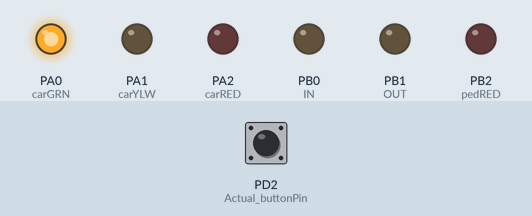
This program was run on a simulated ATmega32, built with avr-gcc and emulated at 8 MHz. Shown: output pins drawn as LEDs (lit = HIGH). Inputs (shaded band) come from the test bench; at power-on: PD2 (Actual_buttonPin) LOW.

Above: at 1.2 s.
1.3 s: PD2 (Actual_buttonPin) pulled HIGH for 0.15 s
At 1.9 s:
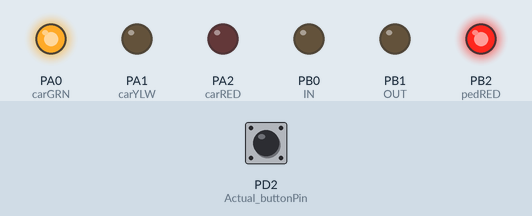
At 11.1 s:
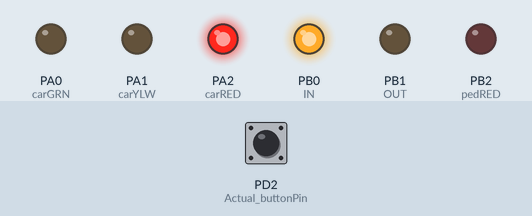
Timing chart, 0 to 27.3 s (numbered marks = the images above; inputs shaded):
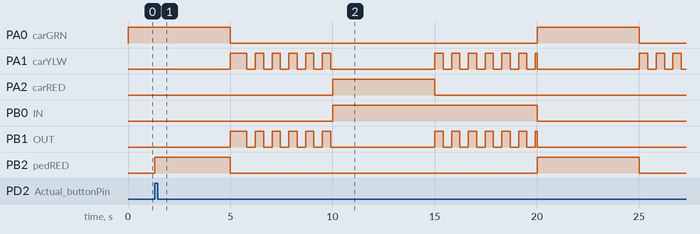

The program:

main.c
```c
/*
 * On-demand Traffic light control.c
 *
 * Created: 1/19/2023 5:00:18 AM
 * Author : Karim Nasr
 */

#include "Application/application.h"	//Include application.h (which is the highest abstraction layer)

#define F_CPU 8000000UL  // Set CPU clock frequency to 8 Mhz

void DIO_driver_test_module(void);

int main(void)
{
	//Define pointers to the functions interfaces and initialize them with the addresses of the higher-layer functions implementations.
	fn_Interface.led_toggle = LED_toggle;
	fn_Interface2.led_off = LED_off;
	fn_Interface3.led_on = LED_on;
	fn_Interface4.pedMode_callback = pedMode;

	//Initialize the LEDs.
	LED_init(carLeds, carGRN);
	LED_init(carLeds, carYLW);
	LED_init(carLeds, carRED);
	LED_init(pedLeds, pedGRN);
	LED_init(pedLeds, pedYLW);
	LED_init(pedLeds, pedRED);

	//Initialize the push button.
	BUTTON_init(Actual_buttonPort, Actual_buttonPin);

	//Initialize external interrupt 0 with a rising edge trigger.
	INT0_externalInterrupt_init_risingEdge();

    while (1)	//Main loop
    {
		start_application();	//start the application
		//DIO_driver_test_module();
	}
}

void DIO_driver_test_module(void)
{
	/************************************************************************/
	/* This DIO test module includes all the test functions for the corresponding DIO driver functions
	   This function takes no input, turns on a Blue LED on Port B Pin 7, if all the function tests are passed successfully and turns it off, if there is an error.*/
	/************************************************************************/
	volatile static uint8_t feedbackLEDstate = 1;
	volatile  uint8_t numberOfPassedTests = 0;

	// Test functions definitions
	void DIO_init_test_function(void)
	{
		/************************************************************************/
		/* This function tests the DIO_init function.
		   This function takes no input, increments the number of passed tests by one if the function test is passed.
		   What it does is that it initializes an arbitrary pin in a port as output first, then initializes it as input, then
		   it initialized it as output again. It tests if the previous initializations were done successfully or not.
		   It also tests if the direction value inputted is invalid.                          */
		/************************************************************************/
		uint8_t portNumber = PORT_B;
		uint8_t pinNumber = 6;
		uint8_t direction = OUT;

		// Test output pin initialization
		uint8_t result = DIO_init(portNumber, pinNumber, direction);
		if (result != 1 || !(DDRB & (1 << pinNumber)))
		{
			// Failed to initialize output pin
			feedbackLEDstate = 0;
		}

		// Test input pin initialization
		direction = IN;
		result = DIO_init(portNumber, pinNumber, direction);
		if (result != 1 || (DDRB & (1 << pinNumber)))
		{
			// Failed to initialize input pin
			feedbackLEDstate = 0;
		}

		// Test output pin initialization again
		direction = OUT;
		result = DIO_init(portNumber, pinNumber, direction);
		if (result != 1 || !(DDRB & (1 << pinNumber)))
		{
			// Failed to initialize output pin
			feedbackLEDstate = 0;
		}

		// Test invalid direction argument
		direction = 2; // Invalid value
		result = DIO_init(portNumber, pinNumber, direction);
		if (result != 0) {
			// Failed to return error for invalid direction argument
			feedbackLEDstate = 0;
		}

		//Increment the number of passed tests by one this function tests are passed
		if (feedbackLEDstate){numberOfPassedTests++;}
	}
	void DIO_write_test_function(void)
	{
		/************************************************************************/
		/* This function tests the DIO_write function.
		   This function takes no input, increments the number of passed tests by one if the function test is passed.
		   What it does is that it initializes an arbitrary pin in a port as output first, then writes 1 on it, then
		   writes 0 on it, then writes 1 on it again. It tests if the previous write operations were done successfully or not.
		   It also tests if the value argument inputted is invalid.                          */
		/************************************************************************/
		uint8_t portNumber = PORT_B;
		uint8_t pinNumber = 6;
		uint8_t value = HIGH;

		//Initialize the specified pin as output
		DIO_init(portNumber, pinNumber, OUT);

		// Test writing 1 on output pin
		uint8_t result = DIO_write(portNumber, pinNumber, HIGH);
		if (result != 1 || !(PORTB & (1 << pinNumber)))
		{
			// Failed to write 1 on output pin
			feedbackLEDstate = 0;
		}

		// Test writing 0 on output pin
		value = LOW;
		result = DIO_write(portNumber, pinNumber, value);
		if (result != 1 || (PORTB & (1 << pinNumber)))
		{
			// Failed to write 0 on output pin
			feedbackLEDstate = 0;
		}

		// Test writing 1 on output pin again
		value = HIGH;
		result = DIO_write(portNumber, pinNumber, value);
		if (result != 1 || !(PORTB & (1 << pinNumber)))
		{
			// Failed to write 1 on output pin
			feedbackLEDstate = 0;
		}

		// Test invalid value argument
		value = 2; // Invalid value
		result = DIO_write(portNumber, pinNumber, value);
		if (result != 0) {
			// Failed to return error for invalid value argument
			feedbackLEDstate = 0;
		}

		//Increment the number of passed tests by one this function tests are passed
		if (feedbackLEDstate){numberOfPassedTests++;}
	}
	void DIO_toggle_test_function(void)
	{
		/************************************************************************/
		/* This function tests the DIO_toggle function.
		   This function takes no input, increments the number of passed tests by one if the function test is passed.
		   What it does is that it initializes an arbitrary pin in a port as output first, then writes 0 on it, then
		   toggles it from 0 to 1, then from 1 to 0, then from 0 to 1 again. It tests if the previous toggling operations were done successfully or not.
		   It also tests if the portNumber argument value inputted is invalid.                          */
		/************************************************************************/
		uint8_t portNumber = PORT_B;
		uint8_t pinNumber = 6;

		//Initialize the specified pin as output
		DIO_init(portNumber, pinNumber, OUT);

		//Write 0 on the specified output pin
		DIO_write(portNumber, pinNumber, LOW);

		// Test toggling the pin form LOW to HIGH
		uint8_t result = DIO_toggle(portNumber, pinNumber);
		if (result != 1 || !(PORTB & (1 << pinNumber)))
		{
			// Failed to toggle output pin to be have value 1 written on it
			feedbackLEDstate = 0;
		}

		// Test toggling the pin form HIGH to LOW
		result = DIO_toggle(portNumber, pinNumber);
		if (result != 1 || (PORTB & (1 << pinNumber)))
		{
			// Failed to toggle output pin to be have value 0 written on it
			feedbackLEDstate = 0;
		}

		// Test toggling the pin form LOW to HIGH again
		result = DIO_toggle(portNumber, pinNumber);
		if (result != 1 || !(PORTB & (1 << pinNumber)))
		{
			// Failed to toggle output pin to be have value 1 written on it
			feedbackLEDstate = 0;
		}

		// Test invalid portNumber argument
		result = DIO_toggle(5, pinNumber);
		if (result != 0)
		{
			// Failed to return error for invalid portNumber argument
			feedbackLEDstate = 0;
		}

		//Increment the number of passed tests by one this function tests are passed
		if (feedbackLEDstate){numberOfPassedTests++;}
	}
	void DIO_read_test_function(void)
	{
		/************************************************************************/
		/* This function tests the DIO_read function.
		   This function takes no input, increments the number of passed tests by one if the function test is passed.
		   What it does is that it initializes an arbitrary pin in a port as output first, then writes 1 on it, then
		   reads the value on the input pin and checks if it is actually 1, then it it initializes another arbitrary pin in a port as output first, then writes 0 on it, then
		   reads the value on the other input pin and checks if it is actually 0. It tests if the previous readings were correct or not.
		   It also tests if the portNumber argument value inputted is invalid.                          */
		/************************************************************************/
		uint8_t portNumber = PORT_B;
		uint8_t pinNumber1 = 5;
		uint8_t value1;
		uint8_t pinNumber2 = 6;
		uint8_t value2;

		// Test reading from the specified pin when it is high
		DIO_init(portNumber, pinNumber1, OUT);	//Initialize the specified pin as input
		DIO_write(portNumber, pinNumber1, HIGH);	//Write 1 on the specified input pin
		DIO_init(portNumber, pinNumber1, IN);	//Initialize the specified pin as input
		uint8_t result1 = DIO_read(portNumber, pinNumber1, &value1);
		if (result1 != 1 || value1 != 1)
		{
			// Test failed: expected value is 1, but got a zero value
			feedbackLEDstate = 0;
		}

		// Test reading from the specified pin when it is low
		DIO_init(portNumber, pinNumber2, OUT);	//Initialize the specified pin as input
		DIO_write(portNumber, pinNumber2, HIGH);	//Write 0 on the specified input pin
		DIO_init(portNumber, pinNumber2, IN);	//Initialize the specified pin as input
		uint8_t result2 = DIO_read(portNumber, pinNumber2, &value2);
		if (result2 != 1 || value2 != 1)
		{
			// Test failed: expected value is 1, but got a zero value
			feedbackLEDstate = 0;
		}

		// Test invalid portNumber argument
		result1 = DIO_read(5, pinNumber1, &value1);
		if (result1 != 0)
		{
			// Failed to return error for invalid portNumber argument
			feedbackLEDstate = 0;
		}

		//Increment the number of passed tests by one this function tests are passed
		if (feedbackLEDstate){numberOfPassedTests++;}
	}

	DIO_init_test_function();	// Run the first function test
	if (numberOfPassedTests == 1){DIO_write_test_function();}	// if the previous test is passed, run the next test
	if (numberOfPassedTests == 2){DIO_toggle_test_function();}		// if the previous test is passed, run the next test
	if (numberOfPassedTests == 3){DIO_read_test_function();}	// if the previous test is passed, run the next test

	// Turn on or off the feedback blue LED depending on if all the function tests are passed or not
	LED_init(PORT_B, 7);
	if (numberOfPassedTests == 4){LED_on(PORT_B, 7);}else{LED_off(PORT_B, 7);}
}
```

application.c
```c
/*
 * Application.c
 *
 * Created: 1/29/2023 5:00:12 PM
 *  Author: Karim Nasr
 */

// include.h (lower layers)
#include "application.h"

// driver global variables

// function definitions
uint8_t normalMode(void)
{
	static uint8_t firstTimeFlag = 1;	//Raise a flag when the normal mode is started for the very first time in the application.
	if (firstTimeFlag)
	{
		timer0_init_normalMode(4, 166);	//Initialize and start timer0 in normal mode using 256 prescaler and an initial value of 166
		fn_Interface3.led_on(carLeds, carGRN); //Turn on Car Green Led
		firstTimeFlag = 0;	//Lower flag
	}
	return 1;	//Error state = No error / Function OK
}

uint8_t pedMode(void)
{
	pedMode_active = 1;		//Raise a flag when pedestrian mode is active
	//Lower flags (used during pedestrian mode is active)
	pressedAtState0 = 0;
	pressedAtState1 = 0;
	pressedAtState2 = 0;
	endOfStates = 0;
	switch(state)
	{
		case 0:
			fn_Interface3.led_on(pedLeds, pedRED); //Turn on Ped Red Led
			pressedAtState0 = 1;	//Raise a flag when the crosswalk button is pressed while the normal mode is in state 0
			break;
		case 1:
			fn_Interface3.led_on(pedLeds, pedYLW); //Turn on Ped Yellow Led
			pressedAtState1 = 1;	//Raise a flag when the crosswalk button is pressed while the normal mode is in state 1
			break;
		case 2:
			fn_Interface3.led_on(pedLeds, pedGRN); //Turn on Ped Green Led
			pressedAtState2 = 1;	//Raise a flag when the crosswalk button is pressed while the normal mode is in state 2
			resetOverFlowOrder = 1;	//Raise a flag to order the timer to reset and start over
			break;
		case 3:
			state = 1;	//trigger state 1
			fn_Interface3.led_on(pedLeds, pedYLW); //Turn on Ped Yellow Led
			pressedAtState1 = 1;	//Raise a flag when the crosswalk button is pressed while the normal mode is in state 1
			break;
	}
	return 1;	//Error state = No error / Function OK
}

void start_application(void)
{
	while (1)
	{
		normalMode();	//Loop the normal mode
	}
}
```

application.h
```c
/*
 * Application.h
 *
 * Created: 1/29/2023 5:00:05 PM
 *  Author: Karim Nasr
 */

#ifndef APPLICATION_H_
#define APPLICATION_H_

#include "../ECUAL/LED/led.h"
#include "../ECUAL/Button/button.h"

// all internal driver typedefs
// all driver macros

// all driver function prototypes
uint8_t normalMode(void);
uint8_t pedMode(void);
void start_application(void);

#endif /* APPLICATION_H_ */
```

myTypedefs.h
```c
#ifndef myTypedefs
#define myTypedefs

//Type Defs
typedef unsigned char uint8_t;
typedef signed char int8_t;
typedef unsigned short uint16_t;
typedef signed short int16_t;
typedef unsigned int uint32_t;
typedef signed int int32_t;
typedef unsigned long long uint64_t;
typedef signed long long int64_t;

#endif // !myTypedefs
```

utilities.h
```c
/*
 * utilities.h
 *
 * Created: 1/19/2023 1:03:22 PM
 *  Author: Karim Nasr
 */

#ifndef UTILITIES_H_
#define UTILITIES_H_

//Macros for setting, clearing and toggling bit/s
#define SET_BIT(reg, bit) (reg |= (1 << bit))	 //example: SET_BIT(x, 5);
#define SET_BITS(reg, bits) (reg |= (bits))		 //example: SET_BITS(x, (1 << 2) | (1 << 5));
#define CLEAR_BIT(reg, bit) (reg &= ~(1 << bit)) //example: CLEAR_BIT(x, 5);
#define CLEAR_BITS(reg, bits) (reg &= ~(bits))	 //example: CLEAR_BITS(x, (1 << 2) | (1 << 5));
#define TOGGLE_BIT(reg, bit) (reg ^= (1 << bit)) //example: TOGGLE_BIT(x, 5);

#endif /* UTILITIES_H_ */
```

button.c
```c
/*
 * buttonm.c
 *
 * Created: 1/19/2023 3:10:49 PM
 *  Author: Karim Nasr
 */

// include.h (lower layers)
#include "button.h"

// driver global variables

// function definitions
uint8_t BUTTON_init(uint8_t buttonPort, uint8_t buttonPin) //Set the Button as an Input device
{
	DIO_init(buttonPort, buttonPin, IN); // Button pin set to Input
	return 1;	//Function OK
}
uint8_t BUTTON_read(uint8_t buttonPort, uint8_t buttonPin, uint8_t *value)	//Check the button status (pressed or not) //Read the value on the button pin (1 or 0).
{
	DIO_read(buttonPort, buttonPin, value); // Read button pin input
	return 1;	//Function OK
}
```

button.h
```c
/*
 * button.h
 *
 * Created: 1/19/2023 3:10:40 PM
 *  Author: Karim Nasr
 */

#include "../../MCAL/DIO/dio.h"
#include "../../MCAL/Interrupts/interrupts.h"

#ifndef BUTTON_H_
#define BUTTON_H_

// all internal driver typedefs
// all driver macros

// all driver function prototypes
uint8_t BUTTON_init(uint8_t buttonPort, uint8_t buttonPin);
uint8_t BUTTON_read(uint8_t buttonPort, uint8_t buttonPin, uint8_t *value);

#endif /* BUTTON_H_ */
```

led.c
```c
/*
 * led.c
 *
 * Created: 1/19/2023 2:29:07 PM
 *  Author: Karim Nasr
 */

// include.h (lower layers)
#include "led.h"

// driver global variables

// function definitions
uint8_t LED_init(uint8_t ledPort, uint8_t ledPin) //Initialize LED as an Output device
{
	DIO_init(ledPort, ledPin, OUT); // LED pin set to Output
	return 1;	//Function OK
}
uint8_t LED_on(uint8_t ledPort, uint8_t ledPin) //Turn LED ON
{
	DIO_write(ledPort, ledPin, HIGH); // Write 1 on led pin
	return 1;	//Function OK
}
uint8_t LED_off(uint8_t ledPort, uint8_t ledPin) //Turn LED OFF
{
	DIO_write(ledPort, ledPin, LOW); // Write 0 on led pin
	return 1;	//Function OK
}
uint8_t LED_toggle(uint8_t ledPort, uint8_t ledPin)	//Toggle LED
{
	DIO_toggle(ledPort, ledPin); // Toggle led
	return 1;	//Function OK
}
```

led.h
```c
/*
 * led.h
 *
 * Created: 1/19/2023 2:28:59 PM
 *  Author: Karim Nasr
 */

#include "../../MCAL/DIO/dio.h"
#include "../../MCAL/Timer/timer.h"

#ifndef LED_H_
#define LED_H_

// all internal driver typedefs
// all driver macros

// all driver function prototypes
uint8_t LED_init(uint8_t ledPort, uint8_t ledPin);
uint8_t LED_on(uint8_t ledPort, uint8_t ledPin);
uint8_t LED_off(uint8_t ledPort, uint8_t ledPin);
uint8_t LED_toggle(uint8_t ledPort, uint8_t ledPin);

#endif /* LED_H_ */
```

dio.h
```c
/*
 * dio.h
 *
 * Created: 1/19/2023 12:31:40 PM
 *  Author: Karim Nasr
 */


#ifndef DIO_H_
#define DIO_H_

#include "../../Utilities/registers.h"

// all internal driver typedefs
// all driver macros

//Port Defines
#define PORT_A 'A'
#define PORT_B 'B'
#define PORT_C 'C'
#define PORT_D 'D'

//Direction Defines
#define IN 0
#define OUT 1

//Value Defines
#define LOW 0
#define HIGH 1

// all driver function prototypes
uint8_t DIO_init  (uint8_t portNumber, uint8_t pinNumber, uint8_t direction); // Initialize DIO direction
uint8_t DIO_write (uint8_t portNumber, uint8_t pinNumber, uint8_t value); // Write data to DIO
uint8_t DIO_toggle(uint8_t portNumber, uint8_t pinNumber); // Toggle DIO
uint8_t DIO_read  (uint8_t portNumber, uint8_t pinNumber, uint8_t *value); // Read DIO

#endif /* DIO_H_ */
```

interrupts.h
```c
/*
 * interrupts.h
 *
 * Created: 1/23/2023 1:03:04 PM
 *  Author: Karim Nasr
 */

#ifndef INTERRUPTS_H_
#define INTERRUPTS_H_

#include "../../Utilities/registers.h"

// all internal driver typedefs
//Type definitions of structs which contain pointer to functions in a higher abstraction layer (function containers)
typedef struct {
	uint8_t (*led_toggle)(uint8_t, uint8_t);
} fn_Ptr_t;

typedef struct {
	uint8_t (*led_off)(uint8_t, uint8_t);
} fn_Ptr2_t;

typedef struct {
	uint8_t (*led_on)(uint8_t, uint8_t);
} fn_Ptr3_t;

typedef struct {
	uint8_t (*pedMode_callback)(void);
} fn_Ptr4_t;

//Declare the function containers (structs type definitions)
fn_Ptr_t fn_Interface;
fn_Ptr2_t fn_Interface2;
fn_Ptr3_t fn_Interface3;
fn_Ptr4_t fn_Interface4;

// all driver macros
//Timer0 Overflow Interrupt Vector
#define TIMER0_OVF_vect __vector_11
//INT0 External Interrupt Vector
#define INT0_vect __vector_1

// all driver function prototypes
uint8_t INT0_externalInterrupt_init_risingEdge(void);

//ISR Macro Define:
#define ISR(INT_VECT)void INT_VECT(void) __attribute__ ((signal, used));\
void INT_VECT(void)

#endif /* INTERRUPTS_H_ */
```

timer.h
```c
/*
 * timer.h
 *
 * Created: 1/19/2023 6:59:43 PM
 *  Author: Karim Nasr
 */

#ifndef TIMER_H_
#define TIMER_H_

#include "../../Utilities/registers.h"

// all internal driver typedefs
// all driver macros

// all driver function prototypes
uint8_t timer0_init_normalMode(uint8_t prescaler, uint8_t initialValue);

#endif /* TIMER_H_ */
```

Source omitted: dio.c (2668 bytes), interrupts.c (7031 bytes), timer.c (1025 bytes), registers.h (2878 bytes)

Measured:
- after the input at 1.3 s, PB0 (IN): LOW → HIGH after 8.7 s, → LOW 10.0 s later; PB1 (OUT): goes HIGH 0.82 s, 5 × (LOW 0.41 s, HIGH 0.41 s), LOW 5.1 s, 6 × (HIGH 0.41 s, LOW 0.41 s), HIGH 0.09 s, then LOW, starting after 3.7 s; PB2 (pedRED): LOW → HIGH at once, → LOW 3.7 s later, → HIGH 15.0 s later, → LOW 5.0 s later
